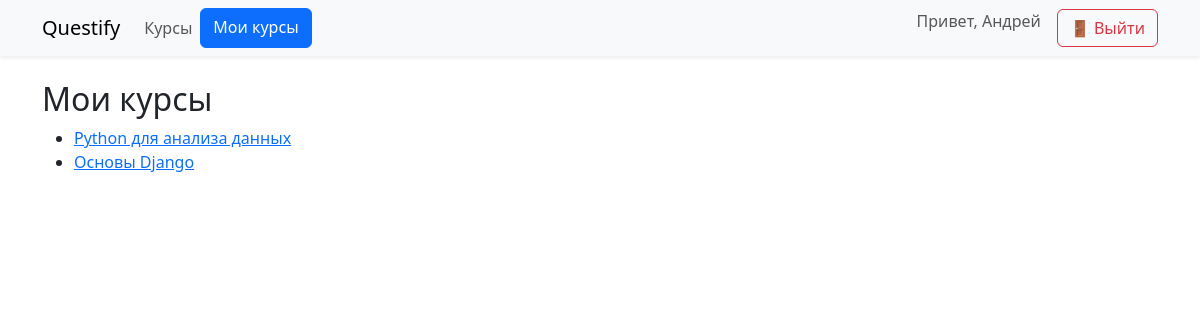
Page /course/student/courses/ (signed in) on the committed database.
### users/models.py (models this page shows, shortened)
class CustomUser(AbstractUser):
    ROLE_CHOICES = [
        ('admin', 'Админ'),
        ('teacher', 'Преподаватель'),
        ('student', 'Студент'),
    ]
    role = models.CharField(max_length=20, choices=ROLE_CHOICES, default='student')

### course/models/course.py (models this page shows, shortened)
class Course(models.Model):
    class LevelChoices(models.IntegerChoices):
        BEGINNER = 1, "Начальный"
        INTERMEDIATE = 2, "Средний"
        ADVANCED = 3, "Продвинутый"
    title = models.CharField(max_length=200, verbose_name="Название", help_text="Название курса")
    description = models.TextField(null=True, verbose_name="Описание", blank=True)
    price = models.FloatField(null=True, verbose_name="Цена", blank=True)
    published = models.DateTimeField(db_index=True, verbose_name="Опубликовано", default=timezone.now)
    level = models.SmallIntegerField("Уровень сложности", choices=LevelChoices.choices, default=LevelChoices.BEGINNER)
    outcome = models.TextField(blank=True, null=True, help_text="Что студент сможет после прохождения курса")
    teacher = models.ForeignKey(settings.AUTH_USER_MODEL, on_delete=models.CASCADE, limit_choices_to={'role': 'teacher'}, default=1)
    category = models.ManyToManyField(Category, verbose_name="Категория", blank=True)
    students = models.ManyToManyField(CustomUser, related_name="enrolled_courses", blank=True)
    class Meta:
        verbose_name_plural = "Курсы"
        verbose_name = "Курс"
        ordering = ['-published']
        unique_together = ["title", "teacher"]
        get_latest_by = "published"

### course/views.py (the view)
# urls.py: path('student/courses/', StudentCourseListView.as_view(), name='student_courses'),
class StudentCourseListView(LoginRequiredMixin, ListView):
    model = Course
    template_name = "course/student_courses.html"  # создайте этот шаблон
    context_object_name = "courses"
    def get_queryset(self):
        user = self.request.user
        return Course.objects.filter(students=user)

### course/templates/course/student_courses.html
{% extends "base.html" %}
{% block content %}
<h2>Мои курсы</h2>
<ul>
    {% for course in courses %}
        <li><a href="{% url 'course:course_detail' course.id %}">{{ course.title }}</a></li>
    {% empty %}
        <li>У вас нет курсов.</li>
    {% endfor %}
</ul>
{% endblock %}

### templates/base.html (shortened to what this page needs)
<!DOCTYPE html>
<html lang="ru">
<head>
    <link href="https://cdn.jsdelivr.net/npm/bootstrap@5.3.0/dist/css/bootstrap.min.css" rel="stylesheet">
</head>
<body>
<nav class="navbar navbar-expand-lg navbar-light bg-light shadow-sm">
  <div class="container">
    <a class="navbar-brand" href="{% url 'home' %}">Questify</a>
    <div class="collapse navbar-collapse" id="navbarNav">
      <ul class="navbar-nav me-auto">
        <li class="nav-item">
          <a class="nav-link" href="{% url 'course:course_list' %}">Курсы</a>
        </li>
        {% if user.is_authenticated %}
          {% if user.role == 'student' %}
            <a href="{% url 'course:student_courses' %}" class="btn btn-primary">Мои курсы</a>
        {% endif %}
        {% endif %}
      </ul>
      <ul class="navbar-nav ms-auto">
        {% if user.is_authenticated %}
          <li class="nav-item">
            <span class="navbar-text me-3">Привет, {{ user.get_full_name|default:user.username }}</span>
          </li>
          <li class="nav-item">
            <form method="post" action="{% url 'logout' %}" style="display:inline;">
             <button type="submit" class="btn btn-outline-danger">
             🚪 Выйти
             </button>
            </form>
          </li>
        {% endif %}
      </ul>
    </div>
  </div>
</nav>
<div class="container mt-4">
    {% block content %}{% endblock %}
</div>
</body>
</html>

### rows in the picture
CustomUser: get_full_name "Андрей"
Course: title "Python для анализа данных"
Course: title "Основы Django"
